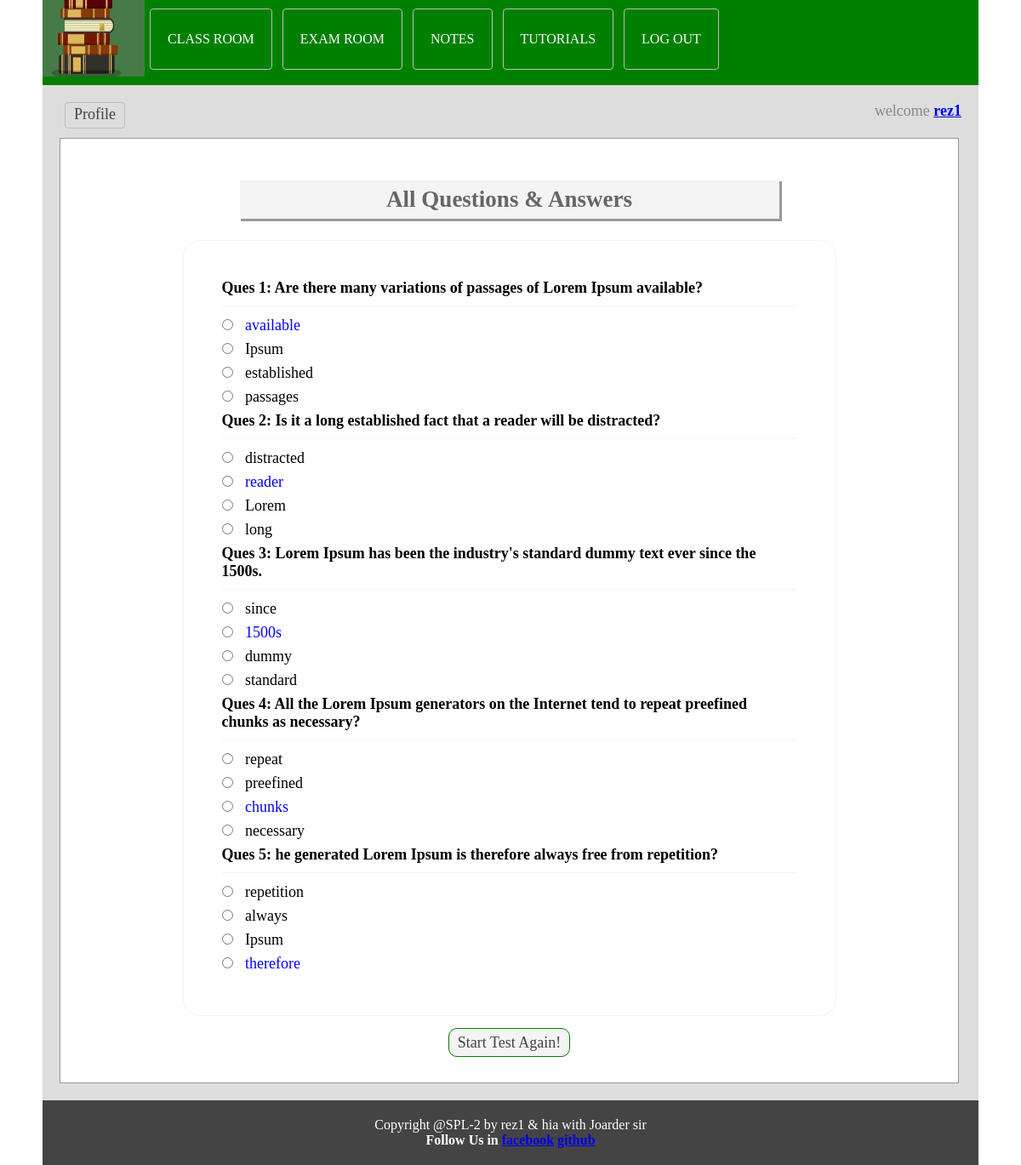
Page /viewAns.php (signed in) on the committed database.
### tables this page shows
CREATE TABLE `tbl_ques` (
  `id` int(11) NOT NULL,
  `quesNo` int(11) NOT NULL,
  `ques` text NOT NULL
);

CREATE TABLE `tbl_ans` (
  `id` int(11) NOT NULL,
  `quesNo` int(11) NOT NULL,
  `rightAns` int(11) NOT NULL DEFAULT '0',
  `ans` text NOT NULL
);

### classes/Exam.php (called while the page is built, shortened)
<?php
$filepath = realpath(dirname(__FILE__));
include_once ($filepath.'/../lib/Database.php');
class Exam{
    private $db;
    public function __construct(){
        $this->db = new Database();
    }
    public function getQuesByOrder(){
        $query  = "SELECT * FROM tbl_ques ORDER BY quesNo ASC";
        $result = $this->db->select($query);
        return $result;
    }
    public function getAnswer($number){
        $query       = "SELECT * FROM tbl_ans WHERE quesNo = '$number'";
        $getData = $this->db->select($query);
        return $getData;
    }
}
?>

### lib/Database.php (called while the page is built, shortened)
<?php
Class Database{
	public $host   = DB_HOST;
	public $user   = DB_USER;
	public $pass   = DB_PASS;
	public $dbname = DB_NAME;
	public $link;
	private function connectDB(){
	$this->link = new mysqli($this->host, $this->user, $this->pass, $this->dbname);
 }
	public function select($query){
		$result = $this->link->query($query) or die($this->link->error.__LINE__);
		if($result->num_rows > 0){
			return $result;
		} else {
			return false;
		}
	}
}

### viewAns.php (the view, shortened to what this page needs)
<?php include 'inc/header.php'; ?>
    <div class="main">
        <h1>All Questions & Answers </h1>
        <div class="test">
                <table>
                    <?php
                       $getQues = $exm->getQuesByOrder();
                    if($getQues){
                        while($question = $getQues->fetch_assoc()){
                    ?>
                    <tr>
                        <td colspan="2">
                            <h3 style="font-size: 18px">Ques <?php echo $question['quesNo']; ?>: <?php echo $question['ques'];?> </h3>
                        </td>
                    </tr>
                    <?php
                    $number = $question['quesNo'];
                    $answer = $exm->getAnswer($number);
                    if($answer){
                        while($result = $answer->fetch_assoc()){
                            ?>
                            <tr>
                                <td>
                                    <input type="radio"/>
                                    <?php
                                       if($result['rightAns']== '1'){
                                           echo "<span style='color: blue'>".$result['ans']."</span>";
                                       }else{
                                           echo $result['ans'];
                                       }
                                    ?>
                                </td>
                            </tr>
                        <?php } } ?>
                    <?php } } ?>
                </table>
        </div>
        <br/>
        <p style="text-align: center"><a class="finalStart" style="border-color: green;" href="start_test.php">Start Test Again!</a></p>
        <br/>
    </div>
<?php include 'inc/footer.php'; ?>

### css/main.css (style rules this page uses)
* { margin:0px;padding:0px;outline:none }
body { font-family:verdana }
p { margin:0 }
.main { background: #fff none repeat scroll 0 0; border: 1px solid #999; margin-top: 7px; min-height: 468px; padding: 15px; width: 1025px; }
.main h1 { background: #f4f4f4 none repeat scroll 0 0; box-shadow: 2px 2px 0 1px #999; color: #666; margin: 34px auto 25px; padding: 7px; text-align: center; width: 620px; }
.test { border: 1px solid #f3f3f3; border-radius: 20px; margin: 0 auto; max-width: 680px; padding: 43px; }
.test input[type="radio"] { margin-bottom: 10px; margin-right: 10px; cursor:pointer; }
.test h3 { border-bottom: 1px solid #f3f3f3; font-size: 16px; margin-bottom: 10px; padding-bottom: 10px; }
.finalStart { background: #f4f4f4 none repeat scroll 0 0; border: 1px solid #dddddd; color: #444444; display: compact; margin-top: 10px; padding: 6px 10px; text-align: center; text-decoration: none; border-radius: 10px; }

### rows in the picture
tbl_ques: quesNo "1", ques "Are there many variations of passages of Lorem Ipsum available?"
tbl_ans: ans "available"
tbl_ans: ans "Ipsum"
tbl_ans: ans "established"
tbl_ans: ans "passages"
tbl_ques: quesNo "2", ques "Is it a long established fact that a reader will be distracted?"
tbl_ans: ans "distracted"
tbl_ans: ans "reader"
tbl_ans: ans "Lorem"
tbl_ans: ans "long"
tbl_ques: quesNo "3", ques "Lorem Ipsum has been the industry's standard dummy text ever since the 1500s."
tbl_ans: ans "since"
tbl_ans: ans "1500s"
tbl_ans: ans "dummy"
tbl_ans: ans "standard"
tbl_ques: quesNo "4", ques "All the Lorem Ipsum generators on the Internet tend to repeat preefined chunks as necessary?"
tbl_ans: ans "repeat"
tbl_ans: ans "preefined"
tbl_ans: ans "chunks"
tbl_ans: ans "necessary"
tbl_ques: quesNo "5", ques "he generated Lorem Ipsum is therefore always free from repetition?"
tbl_ans: ans "repetition"
tbl_ans: ans "always"
tbl_ans: ans "Ipsum"
tbl_ans: ans "therefore"

### other values in the picture
Session::get("username") "rez1"
